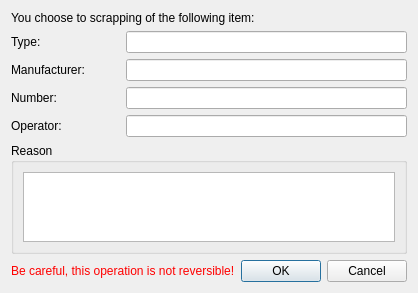
<?xml version="1.0" encoding="UTF-8"?>
<ui version="4.0">
 <class>Scrap</class>
 <widget class="QDialog" name="Scrap">
  <property name="geometry">
   <rect>
    <x>0</x>
    <y>0</y>
    <width>384</width>
    <height>274</height>
   </rect>
  </property>
  <property name="windowTitle">
   <string>Scrapping</string>
  </property>
  <property name="windowIcon">
   <iconset resource="resources.qrc">
    <normaloff>:/Icons/icons/Trash.png</normaloff>:/Icons/icons/Trash.png</iconset>
  </property>
  <layout class="QGridLayout" name="gridLayout_2">
   <item row="0" column="0" colspan="3">
    <widget class="QLabel" name="label">
     <property name="text">
      <string>You choose to scrapping of the following item:</string>
     </property>
    </widget>
   </item>
   <item row="1" column="0">
    <widget class="QLabel" name="label_3">
     <property name="text">
      <string>Type:</string>
     </property>
    </widget>
   </item>
   <item row="1" column="1" colspan="2">
    <widget class="QLineEdit" name="type_lineEdit">
     <property name="readOnly">
      <bool>true</bool>
     </property>
    </widget>
   </item>
   <item row="2" column="0">
    <widget class="QLabel" name="label_6">
     <property name="text">
      <string>Manufacturer:</string>
     </property>
    </widget>
   </item>
   <item row="2" column="1" colspan="2">
    <widget class="QLineEdit" name="manufacturer_lineEdit">
     <property name="readOnly">
      <bool>true</bool>
     </property>
    </widget>
   </item>
   <item row="3" column="0">
    <widget class="QLabel" name="label_4">
     <property name="text">
      <string>Number:</string>
     </property>
    </widget>
   </item>
   <item row="3" column="1" colspan="2">
    <widget class="QLineEdit" name="number_lineEdit">
     <property name="readOnly">
      <bool>true</bool>
     </property>
    </widget>
   </item>
   <item row="4" column="0">
    <widget class="QLabel" name="label_5">
     <property name="text">
      <string>Operator:</string>
     </property>
    </widget>
   </item>
   <item row="4" column="1" colspan="2">
    <widget class="QLineEdit" name="operator_lineEdit">
     <property name="readOnly">
      <bool>true</bool>
     </property>
    </widget>
   </item>
   <item row="5" column="0" colspan="3">
    <widget class="QGroupBox" name="groupBox">
     <property name="title">
      <string>Reason</string>
     </property>
     <layout class="QGridLayout" name="gridLayout">
      <item row="0" column="0">
       <widget class="QTextEdit" name="reason_textEdit"/>
      </item>
     </layout>
    </widget>
   </item>
   <item row="6" column="0" colspan="2">
    <widget class="QLabel" name="label_2">
     <property name="palette">
      <palette>
       <active>
        <colorrole role="WindowText">
         <brush brushstyle="SolidPattern">
          <color alpha="255">
           <red>255</red>
           <green>0</green>
           <blue>0</blue>
          </color>
         </brush>
        </colorrole>
       </active>
       <inactive>
        <colorrole role="WindowText">
         <brush brushstyle="SolidPattern">
          <color alpha="255">
           <red>255</red>
           <green>0</green>
           <blue>0</blue>
          </color>
         </brush>
        </colorrole>
       </inactive>
       <disabled>
        <colorrole role="WindowText">
         <brush brushstyle="SolidPattern">
          <color alpha="255">
           <red>120</red>
           <green>120</green>
           <blue>120</blue>
          </color>
         </brush>
        </colorrole>
       </disabled>
      </palette>
     </property>
     <property name="text">
      <string>Be careful, this operation is not reversible!</string>
     </property>
    </widget>
   </item>
   <item row="6" column="2">
    <widget class="QDialogButtonBox" name="buttonBox">
     <property name="orientation">
      <enum>Qt::Horizontal</enum>
     </property>
     <property name="standardButtons">
      <set>QDialogButtonBox::Cancel|QDialogButtonBox::Ok</set>
     </property>
    </widget>
   </item>
  </layout>
 </widget>
 <resources>
  <include location="resources.qrc"/>
 </resources>
 <connections>
  <connection>
   <sender>buttonBox</sender>
   <signal>accepted()</signal>
   <receiver>Scrap</receiver>
   <slot>accept()</slot>
   <hints>
    <hint type="sourcelabel">
     <x>248</x>
     <y>254</y>
    </hint>
    <hint type="destinationlabel">
     <x>157</x>
     <y>274</y>
    </hint>
   </hints>
  </connection>
  <connection>
   <sender>buttonBox</sender>
   <signal>rejected()</signal>
   <receiver>Scrap</receiver>
   <slot>reject()</slot>
   <hints>
    <hint type="sourcelabel">
     <x>316</x>
     <y>260</y>
    </hint>
    <hint type="destinationlabel">
     <x>286</x>
     <y>274</y>
    </hint>
   </hints>
  </connection>
 </connections>
</ui>
